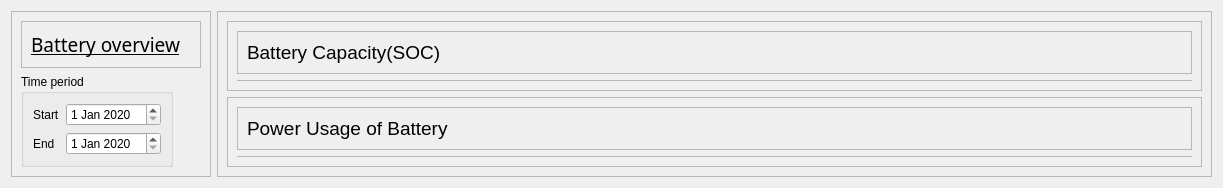
         <widget class="QWidget" name="BatteryQWidget">
          <layout class="QHBoxLayout" name="horizontalLayout_8">
           <item alignment="Qt::AlignTop">
            <widget class="QFrame" name="frame_20">
             <property name="sizePolicy">
              <sizepolicy hsizetype="MinimumExpanding" vsizetype="Maximum">
               <horstretch>0</horstretch>
               <verstretch>0</verstretch>
              </sizepolicy>
             </property>
             <property name="minimumSize">
              <size>
               <width>200</width>
               <height>50</height>
              </size>
             </property>
             <property name="maximumSize">
              <size>
               <width>16777215</width>
               <height>16777215</height>
              </size>
             </property>
             <property name="frameShape">
              <enum>QFrame::StyledPanel</enum>
             </property>
             <property name="frameShadow">
              <enum>QFrame::Raised</enum>
             </property>
             <layout class="QVBoxLayout" name="verticalLayout_25">
              <item alignment="Qt::AlignTop">
               <widget class="QFrame" name="frame_33">
                <property name="sizePolicy">
                 <sizepolicy hsizetype="Minimum" vsizetype="Preferred">
                  <horstretch>0</horstretch>
                  <verstretch>0</verstretch>
                 </sizepolicy>
                </property>
                <property name="frameShape">
                 <enum>QFrame::StyledPanel</enum>
                </property>
                <property name="frameShadow">
                 <enum>QFrame::Raised</enum>
                </property>
                <layout class="QHBoxLayout" name="horizontalLayout_10">
                 <item alignment="Qt::AlignTop">
                  <widget class="QLabel" name="label_12">
                   <property name="font">
                    <font>
                     <family>Bahnschrift SemiBold</family>
                     <pointsize>14</pointsize>
                     <underline>true</underline>
                    </font>
                   </property>
                   <property name="text">
                    <string>Battery overview</string>
                   </property>
                  </widget>
                 </item>
                </layout>
               </widget>
              </item>
              <item alignment="Qt::AlignLeft|Qt::AlignTop">
               <widget class="QGroupBox" name="groupBox_4">
                <property name="title">
                 <string>Time period</string>
                </property>
                <layout class="QFormLayout" name="formLayout_4">
                 <item row="0" column="0">
                  <widget class="QLabel" name="label_20">
                   <property name="text">
                    <string>Start</string>
                   </property>
                  </widget>
                 </item>
                 <item row="0" column="1">
                  <widget class="QDateEdit" name="startDateBattery">
                   <property name="minimumDate">
                    <date>
                     <year>2020</year>
                     <month>1</month>
                     <day>1</day>
                    </date>
                   </property>
                  </widget>
                 </item>
                 <item row="1" column="0">
                  <widget class="QLabel" name="label_21">
                   <property name="text">
                    <string>End</string>
                   </property>
                  </widget>
                 </item>
                 <item row="1" column="1">
                  <widget class="QDateEdit" name="endDateBattery">
                   <property name="minimumDate">
                    <date>
                     <year>2020</year>
                     <month>1</month>
                     <day>1</day>
                    </date>
                   </property>
                  </widget>
                 </item>
                </layout>
               </widget>
              </item>
             </layout>
            </widget>
           </item>
           <item>
            <widget class="QFrame" name="frame_27">
             <property name="frameShape">
              <enum>QFrame::StyledPanel</enum>
             </property>
             <property name="frameShadow">
              <enum>QFrame::Raised</enum>
             </property>
             <layout class="QVBoxLayout" name="verticalLayout_19">
              <item>
               <widget class="QFrame" name="frame_28">
                <property name="frameShape">
                 <enum>QFrame::StyledPanel</enum>
                </property>
                <property name="frameShadow">
                 <enum>QFrame::Raised</enum>
                </property>
                <layout class="QVBoxLayout" name="verticalLayout_20">
                 <item>
                  <widget class="QFrame" name="frame_29">
                   <property name="sizePolicy">
                    <sizepolicy hsizetype="Preferred" vsizetype="Maximum">
                     <horstretch>0</horstretch>
                     <verstretch>0</verstretch>
                    </sizepolicy>
                   </property>
                   <property name="frameShape">
                    <enum>QFrame::StyledPanel</enum>
                   </property>
                   <property name="frameShadow">
                    <enum>QFrame::Raised</enum>
                   </property>
                   <layout class="QHBoxLayout" name="horizontalLayout_13">
                    <item alignment="Qt::AlignTop">
                     <widget class="QLabel" name="label_17">
                      <property name="font">
                       <font>
                        <family>Arial</family>
                        <pointsize>14</pointsize>
                       </font>
                      </property>
                      <property name="text">
                       <string>Battery Capacity(SOC)</string>
                      </property>
                     </widget>
                    </item>
                    <item>
                     <spacer name="horizontalSpacer_8">
                      <property name="orientation">
                       <enum>Qt::Horizontal</enum>
                      </property>
                      <property name="sizeHint" stdset="0">
                       <size>
                        <width>741</width>
                        <height>20</height>
                       </size>
                      </property>
                     </spacer>
                    </item>
                   </layout>
                  </widget>
                 </item>
                 <item>
                  <widget class="QFrame" name="socBat_Frame">
                   <property name="sizePolicy">
                    <sizepolicy hsizetype="Preferred" vsizetype="Expanding">
                     <horstretch>0</horstretch>
                     <verstretch>0</verstretch>
                    </sizepolicy>
                   </property>
                   <property name="frameShape">
                    <enum>QFrame::StyledPanel</enum>
                   </property>
                   <property name="frameShadow">
                    <enum>QFrame::Raised</enum>
                   </property>
                  </widget>
                 </item>
                </layout>
               </widget>
              </item>
              <item>
               <widget class="QFrame" name="frame_30">
                <property name="frameShape">
                 <enum>QFrame::StyledPanel</enum>
                </property>
                <property name="frameShadow">
                 <enum>QFrame::Raised</enum>
                </property>
                <layout class="QVBoxLayout" name="verticalLayout_21">
                 <item>
                  <widget class="QFrame" name="frame_31">
                   <property name="sizePolicy">
                    <sizepolicy hsizetype="Preferred" vsizetype="Maximum">
                     <horstretch>0</horstretch>
                     <verstretch>0</verstretch>
                    </sizepolicy>
                   </property>
                   <property name="frameShape">
                    <enum>QFrame::StyledPanel</enum>
                   </property>
                   <property name="frameShadow">
                    <enum>QFrame::Raised</enum>
                   </property>
                   <layout class="QHBoxLayout" name="horizontalLayout_14">
                    <item alignment="Qt::AlignTop">
                     <widget class="QLabel" name="label_18">
                      <property name="font">
                       <font>
                        <family>Arial</family>
                        <pointsize>14</pointsize>
                       </font>
                      </property>
                      <property name="text">
                       <string>Power Usage of Battery</string>
                      </property>
                     </widget>
                    </item>
                    <item>
                     <spacer name="horizontalSpacer_9">
                      <property name="orientation">
                       <enum>Qt::Horizontal</enum>
                      </property>
                      <property name="sizeHint" stdset="0">
                       <size>
                        <width>150</width>
                        <height>20</height>
                       </size>
                      </property>
                     </spacer>
                    </item>
                   </layout>
                  </widget>
                 </item>
                 <item>
                  <widget class="QFrame" name="powerBat_Frame">
                   <property name="sizePolicy">
                    <sizepolicy hsizetype="Preferred" vsizetype="Expanding">
                     <horstretch>0</horstretch>
                     <verstretch>0</verstretch>
                    </sizepolicy>
                   </property>
                   <property name="frameShape">
                    <enum>QFrame::StyledPanel</enum>
                   </property>
                   <property name="frameShadow">
                    <enum>QFrame::Raised</enum>
                   </property>
                  </widget>
                 </item>
                </layout>
               </widget>
              </item>
             </layout>
            </widget>
           </item>
          </layout>
         </widget>
